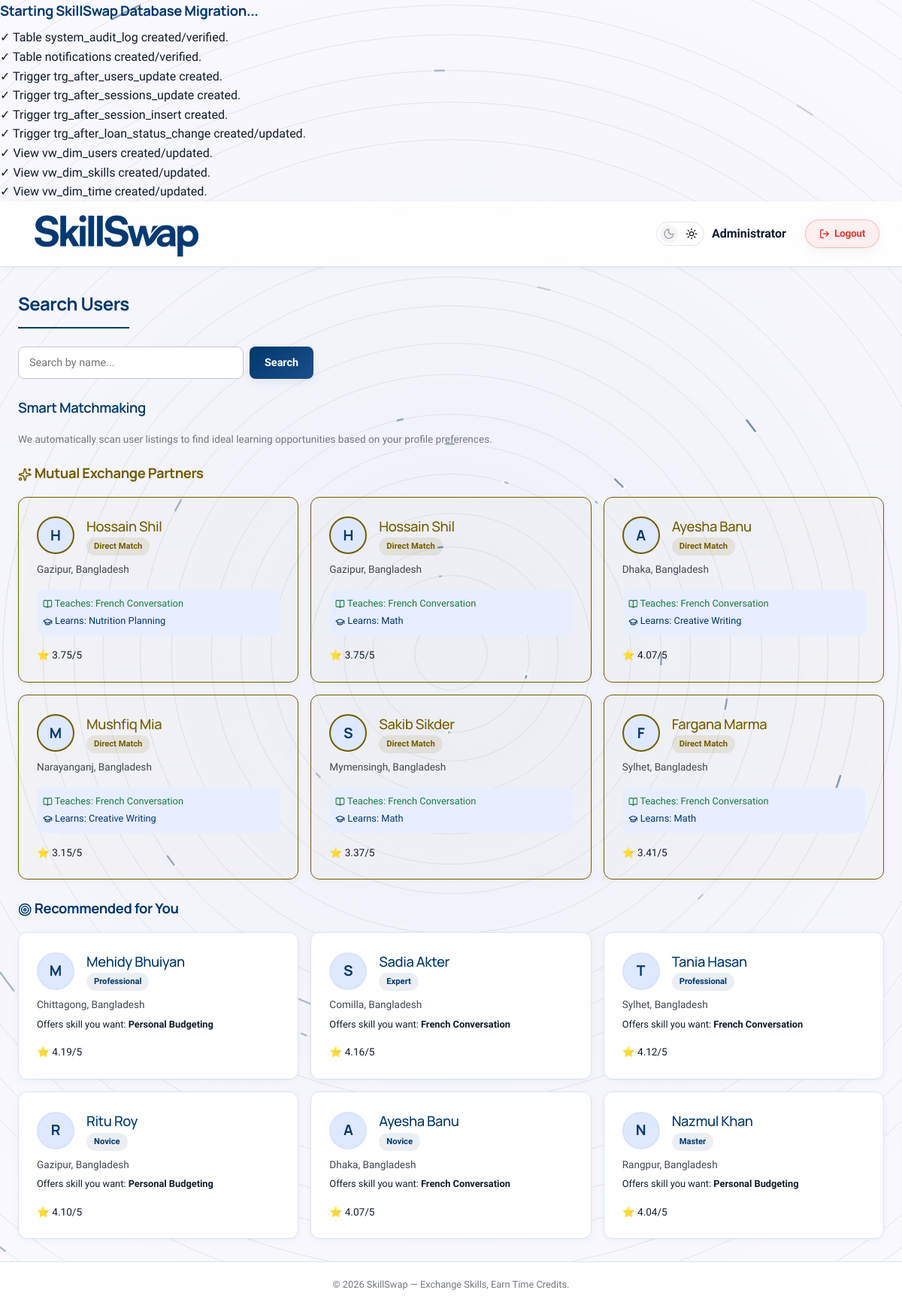
Page /pages/search_users.php (signed in) on the committed database.
### tables this page shows
CREATE TABLE IF NOT EXISTS reputation (
    user_id INT PRIMARY KEY,
    current_score DECIMAL(5, 2) DEFAULT 5.00,
    completed_sessions INT DEFAULT 0,
    cancelled_sessions INT DEFAULT 0,
    no_show_decay DECIMAL(5, 2) DEFAULT 0.00,
    last_decay_date DATE,
    mentor_level VARCHAR(50) DEFAULT 'Novice',
    FOREIGN KEY (user_id) REFERENCES users(user_id) ON DELETE CASCADE
);

CREATE TABLE IF NOT EXISTS users (
    user_id INT AUTO_INCREMENT PRIMARY KEY,
    name VARCHAR(100) NOT NULL,
    email VARCHAR(100) UNIQUE NOT NULL,
    password_hash VARCHAR(255) NOT NULL,
    location VARCHAR(100) NOT NULL,
    bio TEXT,
    profile_photo MEDIUMBLOB,
    profile_photo_mime VARCHAR(50),
    reliability_score DECIMAL(5, 2) DEFAULT 5.00,
    status ENUM('active', 'suspended') DEFAULT 'active',
    created_at TIMESTAMP DEFAULT CURRENT_TIMESTAMP,
    last_active_at TIMESTAMP DEFAULT CURRENT_TIMESTAMP ON UPDATE CURRENT_TIMESTAMP,
    availability_schedule TEXT
);

### pages/search_users.php (the view, shortened to what this page needs)
<?php
require_once __DIR__ . '/../config/db.php';
$user_id = $_SESSION['user_id'];
$query = trim($_GET['q'] ?? '');
$users = null;
if ($query !== '') {
    $escaped = $conn->real_escape_string($query);
    $users = $conn->query("
        SELECT u.user_id, u.name, u.location, u.bio, r.current_score, r.mentor_level, IF(u.profile_photo IS NOT NULL AND LENGTH(u.profile_photo) > 0, 1, 0) AS has_photo
        FROM vw_public_users u
        LEFT JOIN reputation r ON u.user_id = r.user_id
        WHERE u.name LIKE '%$escaped%' AND u.user_id != $user_id
        ORDER BY r.current_score DESC
    ");
} else {
    $recommended_providers = $conn->query("
        SELECT DISTINCT
            u.user_id,
            u.name,
            u.location,
            IF(u.profile_photo IS NOT NULL AND LENGTH(u.profile_photo) > 0, 1, 0) AS has_photo,
            s.skill_name,
            s.catagory,
            r.current_score,
            r.mentor_level
        FROM user_skills_requested usr
        JOIN user_skills_offered uso ON usr.skill_id = uso.skill_id
        JOIN vw_public_users u ON uso.user_id = u.user_id
        JOIN skills s ON usr.skill_id = s.skill_id
        LEFT JOIN reputation r ON u.user_id = r.user_id
        WHERE usr.user_id = $user_id
          AND u.user_id != $user_id
          AND u.status = 'active'
        ORDER BY r.current_score DESC
        LIMIT 6
    ");
    $mutual_exchanges = $conn->query("
        SELECT
            m.user_b_id AS user_id,
            m.user_b_name AS name,
            m.user_b_location AS location,
            (SELECT IF(profile_photo IS NOT NULL AND LENGTH(profile_photo) > 0, 1, 0) FROM users WHERE user_id = m.user_b_id) AS has_photo,
            m.user_a_requests_skill_name AS they_teach_me,
            m.user_b_requests_skill_name AS i_teach_them,
            r.current_score,
            r.mentor_level
        FROM vw_smart_matches m
        LEFT JOIN reputation r ON m.user_b_id = r.user_id
        WHERE m.user_a_id = $user_id
        ORDER BY m.match_rank ASC
        LIMIT 6
    ");
}
include __DIR__ . '/../includes/header.php';
?>
<div class="page-wrapper">
    <div class="container">
        <h1 class="page-title">Search Users</h1>
        <form method="GET" class="flex gap-1 mb-3">
            <input type="text" name="q" class="form-control" placeholder="Search by name..." value="<?php echo htmlspecialchars($query); ?>" required style="max-width:300px;">
            <button type="submit" class="btn btn-primary">Search</button>
        </form>
        <?php if ($query !== ''): ?>
            <h3 class="mb-2">Results for "<?php echo htmlspecialchars($query); ?>"</h3>
            <?php if ($users && $users->num_rows > 0): ?>
                <div class="grid-3">
                    <?php while ($u = $users->fetch_assoc()): ?>
                        <div class="card">
                            <div class="flex gap-2 items-center mb-1">
                                <?php if (!empty($u['has_photo'])): ?>
                                    <img src="../api/user_photo.php?user_id=<?php echo $u['user_id']; ?>" class="avatar-img avatar-md" alt="<?php echo htmlspecialchars($u['name']); ?>" style="object-fit:cover;">
                                <?php else: ?>
                                    <div class="avatar avatar-md"><?php echo strtoupper(substr($u['name'], 0, 1)); ?></div>
                                <?php endif; ?>
                                <div>
                                    <h3 style="margin:0;"><a href="user_profile.php?id=<?php echo $u['user_id']; ?>" style="color:var(--primary); text-decoration:none;"><?php echo htmlspecialchars($u['name']); ?></a></h3>
                                    <span class="badge badge-orange" style="font-size:0.7rem;"><?php echo htmlspecialchars($u['mentor_level'] ?? 'Novice'); ?></span>
                                </div>
                            </div>
                            <p style="color:var(--text-secondary); font-size:0.85rem; margin-top:8px;"><?php echo htmlspecialchars($u['location'] ?? 'Unknown location'); ?></p>
                            <div class="mt-2" style="font-size:0.85rem;">
                                &#11088; <?php echo $u['current_score'] ?? '5.00'; ?>/5
                            </div>
                        </div>
                    <?php endwhile; ?>
                </div>
            <?php else: ?>
                <div class="card">
                    <p style="color:var(--text-muted);">No users found matching "<?php echo htmlspecialchars($query); ?>"</p>
                </div>
            <?php endif; ?>
        <?php else: ?>
            <div class="mb-4">
                <h2 class="section-title">Smart Matchmaking</h2>
                <p style="color:var(--text-muted); font-size:0.85rem; margin-bottom: 20px;">
                    We automatically scan user listings to find ideal learning opportunities based on your profile preferences.
                </p>
                <h3 class="mb-2" style="color: var(--secondary);"><i data-lucide="sparkles" class="lucide-sm"></i> Mutual Exchange Partners</h3>
                <?php if ($mutual_exchanges && $mutual_exchanges->num_rows > 0): ?>
                    <div class="grid-3 mb-3">
                        <?php while ($me = $mutual_exchanges->fetch_assoc()): ?>
                            <div class="card" style="border: 1.5px solid var(--secondary); background: rgba(115,92,0,0.02);">
                                <div class="flex gap-2 items-center mb-1">
                                    <?php if (!empty($me['has_photo'])): ?>
                                        <img src="../api/user_photo.php?user_id=<?php echo $me['user_id']; ?>" class="avatar-img avatar-md" alt="<?php echo htmlspecialchars($me['name']); ?>" style="object-fit:cover; border-color: var(--secondary);">
                                    <?php else: ?>
                                        <div class="avatar avatar-md" style="border-color: var(--secondary);"><?php echo strtoupper(substr($me['name'], 0, 1)); ?></div>
                                    <?php endif; ?>
                                    <div>
                                        <h3 style="margin:0;"><a href="user_profile.php?id=<?php echo $me['user_id']; ?>" style="color:var(--secondary); text-decoration:none;"><?php echo htmlspecialchars($me['name']); ?></a></h3>
                                        <span class="badge badge-warning" style="font-size:0.7rem;">Direct Match</span>
                                    </div>
                                </div>
                                <p style="color:var(--text-secondary); font-size:0.85rem; margin-top:8px;"><?php echo htmlspecialchars($me['location'] ?? 'Unknown location'); ?></p>
                                <div class="mt-2" style="font-size:0.8rem; background: var(--bg-hover); padding: 8px; border-radius: var(--radius-sm);">
                                    <div style="color: var(--success); font-weight: 500;"><i data-lucide="book-open" class="lucide-sm"></i> Teaches: <?php echo htmlspecialchars($me['they_teach_me']); ?></div>
                                    <div style="color: var(--primary); font-weight: 500; margin-top:3px;"><i data-lucide="graduation-cap" class="lucide-sm"></i> Learns: <?php echo htmlspecialchars($me['i_teach_them']); ?></div>
                                </div>
                                <div class="mt-2" style="font-size:0.85rem;">
                                    &#11088; <?php echo $me['current_score'] ?? '5.00'; ?>/5
                                </div>
                            </div>
                        <?php endwhile; ?>
                    </div>
                <?php else: ?>
                    <div class="card mb-3" style="padding: 16px;">
                        <p style="color:var(--text-muted); font-size: 0.85rem;">No mutual exchange pairings found. Try adding more skills you request or offer in your profile settings.</p>
                    </div>
                <?php endif; ?>
                <h3 class="mb-2 mt-3" style="color: var(--primary);"><i data-lucide="target" class="lucide-sm"></i> Recommended for You</h3>
                <?php if ($recommended_providers && $recommended_providers->num_rows > 0): ?>
                    <div class="grid-3">
                        <?php while ($rp = $recommended_providers->fetch_assoc()): ?>
                            <div class="card">
                                <div class="flex gap-2 items-center mb-1">
                                    <?php if (!empty($rp['has_photo'])): ?>
                                        <img src="../api/user_photo.php?user_id=<?php echo $rp['user_id']; ?>" class="avatar-img avatar-md" alt="<?php echo htmlspecialchars($rp['name']); ?>" style="object-fit:cover;">
                                    <?php else: ?>
                                        <div class="avatar avatar-md"><?php echo strtoupper(substr($rp['name'], 0, 1)); ?></div>
                                    <?php endif; ?>
                                    <div>
                                        <h3 style="margin:0;"><a href="user_profile.php?id=<?php echo $rp['user_id']; ?>" style="color:var(--primary); text-decoration:none;"><?php echo htmlspecialchars($rp['name']); ?></a></h3>
                                        <span class="badge badge-orange" style="font-size:0.7rem;"><?php echo htmlspecialchars($rp['mentor_level'] ?? 'Novice'); ?></span>
                                    </div>
                                </div>
                                <p style="color:var(--text-secondary); font-size:0.85rem; margin-top:8px;"><?php echo htmlspecialchars($rp['location'] ?? 'Unknown location'); ?></p>
                                <p style="font-size:0.8rem; color:var(--text-primary); margin:5px 0;">
                                    Offers skill you want: <strong><?php echo htmlspecialchars($rp['skill_name']); ?></strong>
                                </p>
                                <div class="mt-2" style="font-size:0.85rem;">
                                    &#11088; <?php echo $rp['current_score'] ?? '5.00'; ?>/5
                                </div>
                            </div>
                        <?php endwhile; ?>
                    </div>
                <?php else: ?>
                    <div class="card" style="padding: 16px;">
                        <p style="color:var(--text-muted); font-size: 0.85rem;">No recommendations available. Fill in the "Skills You Want to Learn" in your profile settings to get matched.</p>
                    </div>
                <?php endif; ?>
            </div>
        <?php endif; ?>
    </div>
</div>
<?php include __DIR__ . '/../includes/footer.php'; ?>

### assets/css/style.css (style rules this page uses)
*, *::before, *::after { margin: 0; padding: 0; box-sizing: border-box; }
:root { --bg-primary: #f9f9ff; --bg-secondary: #ffffff; --bg-card: #ffffff; --bg-glass: rgba(255, 255, 255, 0.85); --bg-input: #f0f3ff; --bg-hover: #e7eeff; --primary: #00386c; --primary-light: #1a4f8b; --primary-dark: #002a52; --primary-glow: rgba(0, 56, 108, 0.08); --secondary: #735c00; --secondary-container: #fed65b; --on-secondary-container: #745c00; --text-primary: #111c2c; --text-secondary: #424750; --text-muted: #737781; --border-color: #c2c6d1; --border-light: #d8e3fa; --success: #1a7a42; --danger: #ba1a1a; --warning: #735c00; --info: #2f5f9c; --radius-sm: 8px; --radius-md: 12px; --radius-lg: 16px; --shadow-sm: 0 2px 8px rgba(0, 0, 0, 0.04), 0 1px 2px rgba(0, 0, 0, 0.02); --shadow-md: 0 10px 30px rgba(0, 0, 0, 0.06), 0 4px 12px rgba(0, 0, 0, 0.03); --shadow-lg: 0 20px 40px rgba(0, 0, 0, 0.08), 0 8px 16px rgba(0, 0, 0, 0.04); --transition: all 0.2s ease; --font-headline: "Manrope", sans-serif; --font-main: "Hanken Grotesk", "Segoe UI", sans-serif; --surface-container: #e7eeff; --surface-container-low: #f0f3ff; --surface-container-high: #dee8ff; }
html { scroll-behavior: smooth; }
body { font-family: var(--font-main); background-color: transparent; color: var(--text-primary); line-height: 1.6; min-height: 100vh; transition: background-color 0.3s ease, color 0.3s ease; }
a { color: var(--primary); text-decoration: none; transition: var(--transition); font-weight: 500; }
.container { width: 100%; max-width: 1280px; margin: 0 auto; padding: 0 24px; }
.mt-2 { margin-top: 16px; }
.mt-3 { margin-top: 24px; }
.mb-1 { margin-bottom: 8px; }
.mb-2 { margin-bottom: 16px; }
.mb-3 { margin-bottom: 24px; }
.flex { display: flex; }
.items-center { align-items: center; }
.gap-1 { gap: 8px; }
.gap-2 { gap: 16px; }
h1, h2, h3, h4, h5 { color: var(--primary); font-family: var(--font-headline); font-weight: 700; letter-spacing: -0.02em; }
h1 { font-size: 1.75rem; margin-bottom: 16px; }
h2 { font-size: 1.4rem; margin-bottom: 12px; }
h3 { font-size: 1.15rem; margin-bottom: 8px; }
.page-title { font-size: 1.5rem; font-weight: 700; font-family: var(--font-headline); color: var(--primary); margin-bottom: 24px; padding-bottom: 12px; border-bottom: 2px solid var(--primary); display: inline-block; }
.section-title { font-size: 1.15rem; font-weight: 600; font-family: var(--font-headline); margin-bottom: 16px; color: var(--primary); }
.card { background: var(--bg-card); border: 1px solid var(--border-light); border-radius: var(--radius-md); padding: 24px; transition: all 0.4s cubic-bezier(0.175, 0.885, 0.32, 1.275); box-shadow: var(--shadow-sm); animation: fadeUpElement 0.7s cubic-bezier(0.16, 1, 0.3, 1) both; }
.btn { display: inline-block; padding: 10px 20px; border-radius: var(--radius-sm); font-size: 0.9rem; font-weight: 600; cursor: pointer; border: none; transition: var(--transition); text-align: center; font-family: var(--font-main); text-decoration: none; }
.btn-primary { background: linear-gradient( 135deg, var(--primary) 0%, var(--primary-light) 100% ); color: #fff; box-shadow: 0 4px 12px var(--primary-glow); }
.form-control { width: 100%; padding: 12px 14px; background: var(--bg-card); border: 1px solid var(--border-color); border-radius: var(--radius-sm); color: var(--text-primary); font-size: 0.9rem; transition: var(--transition); font-family: var(--font-main); box-shadow: inset 0 2px 4px rgba(0, 0, 0, 0.02); }
.badge { display: inline-block; padding: 3px 10px; border-radius: 20px; font-size: 0.75rem; font-weight: 600; }
.badge-warning { background: rgba(115, 92, 0, 0.1); color: var(--warning); }
.badge-orange { background: rgba(0, 56, 108, 0.08); color: var(--primary); }
.page-wrapper { padding: 30px 0; animation: fadeInPage 0.8s cubic-bezier(0.16, 1, 0.3, 1) forwards; }
.grid-3 { display: grid; grid-template-columns: repeat(3, 1fr); gap: 16px; }
.avatar { width: 50px; height: 50px; border-radius: 50%; background: var(--surface-container-high); color: var(--primary); display: flex; align-items: center; justify-content: center; font-weight: 700; font-size: 1.2rem; font-family: var(--font-headline); flex-shrink: 0; border: 2px solid var(--border-light); transition: all 0.3s cubic-bezier(0.175, 0.885, 0.32, 1.275); }
.lucide { width: 1.2em; height: 1.2em; vertical-align: middle; display: inline-block; stroke-width: 2px; }
.lucide-sm { width: 1em; height: 1em; }

### rows in the picture
reputation: name "H", name "Hossain Shil", location "Gazipur, Bangladesh", they_teach_me "French Conversation", i_teach_them "Nutrition Planning", current_score "3.75", i_teach_them "Math"
reputation: name "A", name "Ayesha Banu", location "Dhaka, Bangladesh", they_teach_me "French Conversation", i_teach_them "Creative Writing", current_score "4.07", user_id.name "A", user_id.name "Ayesha Banu", mentor_level "Novice", user_id.location "Dhaka, Bangladesh", skill_name "French Conversation"
reputation: name "M", name "Mushfiq Mia", location "Narayanganj, Bangladesh", they_teach_me "French Conversation", i_teach_them "Creative Writing", current_score "3.15"
reputation: name "S", name "Sakib Sikder", location "Mymensingh, Bangladesh", they_teach_me "French Conversation", i_teach_them "Math", current_score "3.37"
reputation: name "F", name "Fargana Marma", location "Sylhet, Bangladesh", they_teach_me "French Conversation", i_teach_them "Math", current_score "3.41"
reputation: user_id.name "M", user_id.name "Mehidy Bhuiyan", mentor_level "Professional", user_id.location "Chittagong, Bangladesh", skill_name "Personal Budgeting", current_score "4.19"
reputation: user_id.name "S", user_id.name "Sadia Akter", mentor_level "Expert", user_id.location "Comilla, Bangladesh", skill_name "French Conversation", current_score "4.16"
reputation: user_id.name "T", user_id.name "Tania Hasan", mentor_level "Professional", user_id.location "Sylhet, Bangladesh", skill_name "French Conversation", current_score "4.12"
reputation: user_id.name "R", user_id.name "Ritu Roy", mentor_level "Novice", user_id.location "Gazipur, Bangladesh", skill_name "Personal Budgeting", current_score "4.10"
reputation: user_id.name "N", user_id.name "Nazmul Khan", mentor_level "Master", user_id.location "Rangpur, Bangladesh", skill_name "Personal Budgeting", current_score "4.04"

### other values in the picture
$user_name "Administrator"
